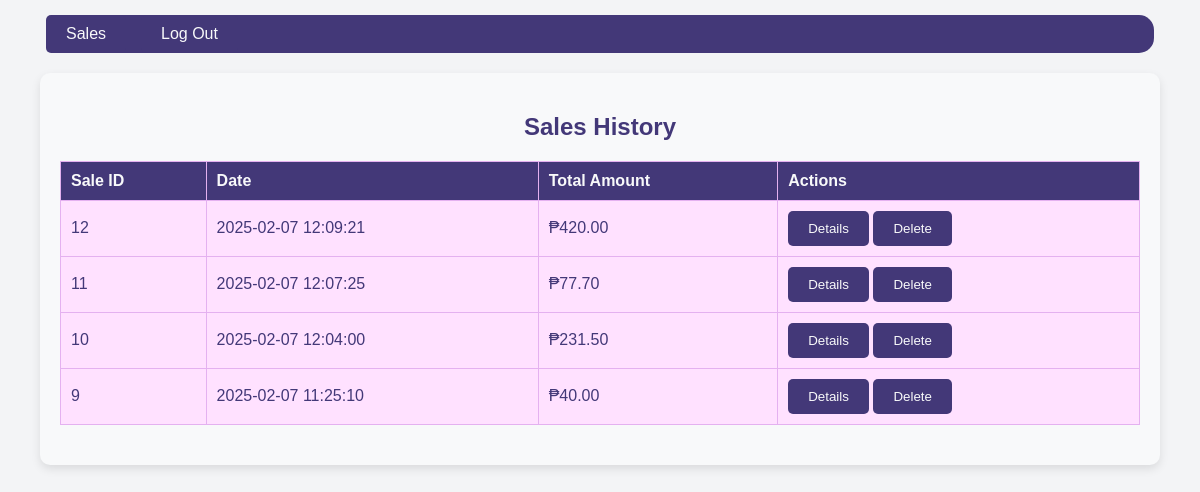
Screenshot of /sales-history.php (signed in) with the database file from the repository.
### tables this page shows
CREATE TABLE `sales` (
  `sale_id` int(11) NOT NULL,
  `user_id` int(11) DEFAULT NULL,
  `sale_date` datetime NOT NULL,
  `total_amount` decimal(10,2) NOT NULL
);

### sales-history.php (the view, shortened to what this page needs)
<?php
require_once 'include/Database-connector.php';
$cashier_id = $_SESSION['user_id'];
$sql = "SELECT s.sale_id, s.sale_date, s.total_amount
        FROM Sales s
        WHERE user_id = $cashier_id
        ORDER BY s.sale_date DESC";
$sales = $conn->query($sql);
?>
<!DOCTYPE html>
<html lang="en">
<head>
    <link rel="stylesheet" href="/css/account-management.css">
</head>
<body>
    <header>
        <div class="navbar-cashier">
            <a href="sales.php">Sales</a>
            <a href="logout.php">Log Out</a>
        </div>
    </header>
    <div class="container">
        <h2>Sales History</h2>
        <table>
            <thead>
                <tr>
                    <th>Sale ID</th>
                    <th>Date</th>
                    <th>Total Amount</th>
                    <th>Actions</th>
                </tr>
            </thead>
            <tbody>
                <?php while ($row = $sales->fetch_assoc()): ?>
                    <tr>
                        <td><?php echo $row['sale_id']; ?></td>
                        <td><?php echo $row['sale_date']; ?></td>
                        <td>₱<?php echo number_format($row['total_amount'], 2); ?></td>
                        <td>
                            <form action="sales-history.php" method="post" style="display:inline;">
                                <button type="submit" name="edit_sale">Details</button>
                            </form>
                            <form action="sales-history.php" method="post" style="display:inline;">
                                <button type="submit" name="delete_sale" onclick="return confirm('Are you sure?')">Delete</button>
                            </form>
                        </td>
                    </tr>
                <?php endwhile; ?>
            </tbody>
        </table>
    </div>
</body>
</html>

### css/account-management.css (style rules this page uses)
:root { --primary-dark: rgb(67, 56, 120); --primary: rgb(126, 96, 191); --secondary: rgb(228, 177, 240); --accent: rgb(255, 225, 255); --font-color: #fff; --font-light: #f8f9fa; --bg-color: #f3f4f6; --error: #ff0000; --success: #00ff00; }
body { font-family: Arial, sans-serif; background-color: var(--bg-color); color: var(--primary-dark); margin: 0; padding: 0; }
.container { width: 90%; max-width: 1200px; margin: 20px auto; padding: 20px; background-color: var(--font-light); border-radius: 10px; box-shadow: 0 4px 10px rgba(0, 0, 0, 0.1); }
h2 { color: var(--primary-dark); text-align: center; }
form { margin-bottom: 20px; }
form button, .navbar-cashier a { padding: 10px 20px; background-color: var(--primary-dark); color: var(--font-light); border: none; border-radius: 5px; cursor: pointer; transition: background-color 0.3s ease; }
table { width: 100%; border-collapse: collapse; margin-bottom: 20px; }
table th, table td { padding: 10px; text-align: left; border: 1px solid var(--secondary); }
table th { background-color: var(--primary-dark); color: var(--font-light); }
table td { background-color: var(--accent); }
.navbar-cashier { background-color: var(--primary-dark); margin: 15px 46px; display: flex; gap: 15px; border-radius: 15px; }
.navbar-cashier a { color: var(--font-light); text-decoration: none; }

### rows the page displays
sales: sale_id "12", sale_date "2025-02-07 12:09:21", total_amount "420.00"
sales: sale_id "11", sale_date "2025-02-07 12:07:25", total_amount "77.70"
sales: sale_id "10", sale_date "2025-02-07 12:04:00", total_amount "231.50"
sales: sale_id "9", sale_date "2025-02-07 11:25:10", total_amount "40.00"
